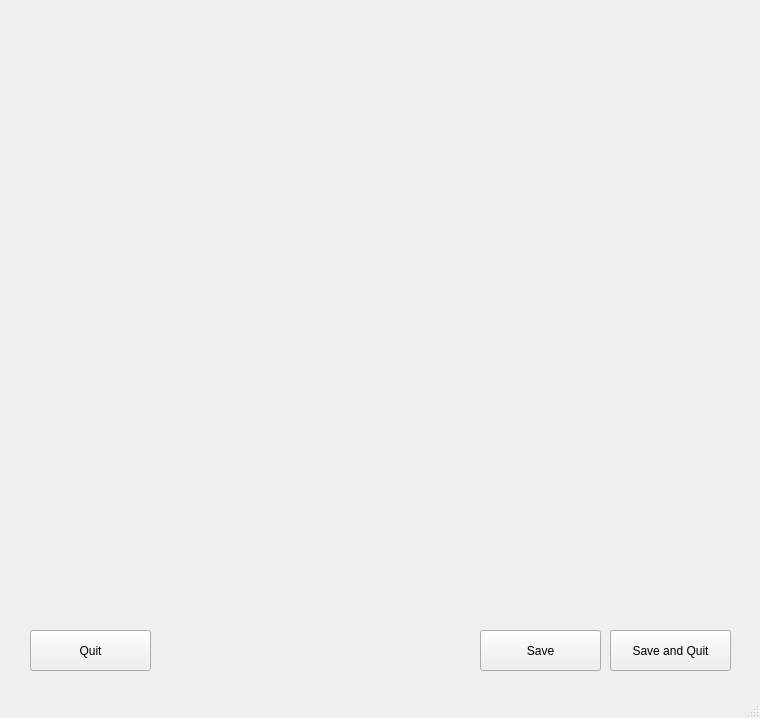
<?xml version="1.0" encoding="UTF-8"?>
<ui version="4.0">
 <class>MainWindow</class>
 <widget class="QMainWindow" name="MainWindow">
  <property name="geometry">
   <rect>
    <x>0</x>
    <y>0</y>
    <width>760</width>
    <height>718</height>
   </rect>
  </property>
  <property name="windowTitle">
   <string>SBND Purity Monitor DAQ</string>
  </property>
  <widget class="QWidget" name="centralwidget">
   <widget class="QPushButton" name="_save_quit_btn">
    <property name="geometry">
     <rect>
      <x>610</x>
      <y>630</y>
      <width>121</width>
      <height>41</height>
     </rect>
    </property>
    <property name="text">
     <string>Save and Quit</string>
    </property>
   </widget>
   <widget class="QPushButton" name="_save_btn">
    <property name="geometry">
     <rect>
      <x>480</x>
      <y>630</y>
      <width>121</width>
      <height>41</height>
     </rect>
    </property>
    <property name="text">
     <string>Save</string>
    </property>
   </widget>
   <widget class="QPushButton" name="_quit_btn">
    <property name="geometry">
     <rect>
      <x>30</x>
      <y>630</y>
      <width>121</width>
      <height>41</height>
     </rect>
    </property>
    <property name="text">
     <string>Quit</string>
    </property>
   </widget>
   <widget class="QWidget" name="verticalLayoutWidget">
    <property name="geometry">
     <rect>
      <x>0</x>
      <y>20</y>
      <width>761</width>
      <height>581</height>
     </rect>
    </property>
    <layout class="QVBoxLayout" name="_settings_layout"/>
   </widget>
  </widget>
  <widget class="QStatusBar" name="_status_bar"/>
  <action name="actionShow_Logs">
   <property name="text">
    <string>Show Logs</string>
   </property>
  </action>
 </widget>
 <resources/>
 <connections/>
</ui>
